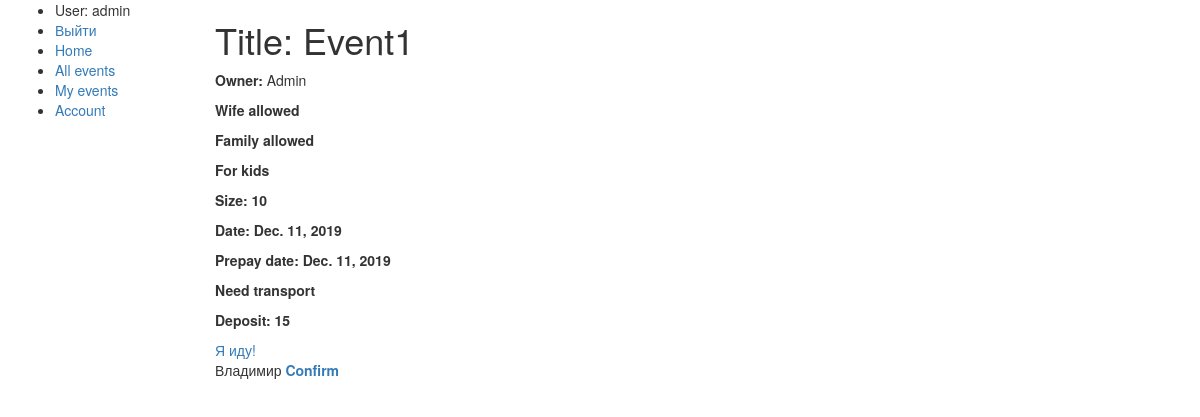
Page /organizer/event/1 (signed in) on the earlier database version.
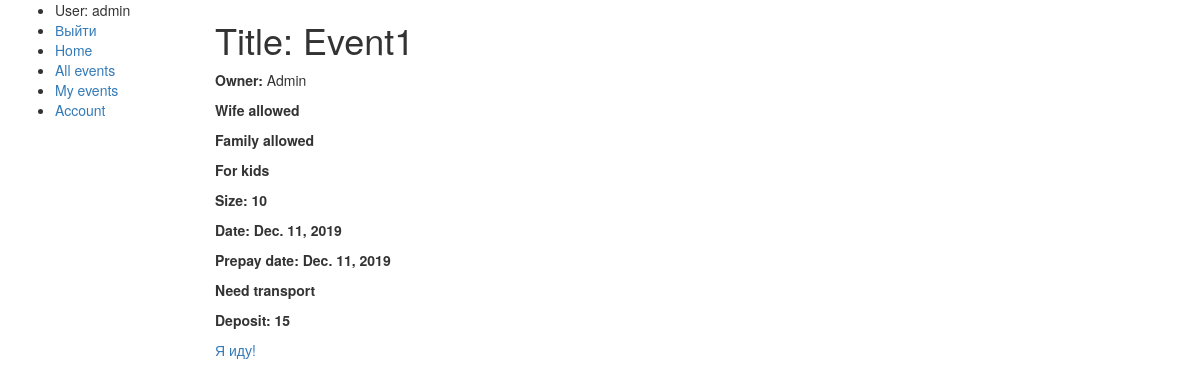
Same page on the later database version.
### organizer/models.py (models this page shows, shortened)
class Participant(models.Model):
    user = models.ForeignKey(User, on_delete=models.CASCADE)
    event = models.ForeignKey("Event", on_delete=models.CASCADE)
    confirm = models.BooleanField()
    some_custom_data = models.TextField()

### organizer/views.py (the view)
class EventDetailView(LoginRequiredMixin, generic.DetailView):
    model = Event
    def get_context_data(self, **kwargs):
        context = super().get_context_data(**kwargs)
        context["is_participate"] = Participant.objects.filter(event=context['event']).filter(user=self.request.user).count() != 0
        return context

### organizer/templates/organizer/event_detail.html (shortened to what this page needs)
{% extends 'base_generic.html' %}
{% block content %}
    <h1>Title: {{ event.title }}</h1>
    <p><strong>Owner:</strong> {{ event.owner.first_name }}</p>
    {% if event.allow_wife %}<p><strong>Wife allowed</strong></p>{% endif %}
    {% if event.allow_family %}<p><strong>Family allowed</strong></p>{% endif %}
    {% if event.for_kids %}<p><strong>For kids</strong></p>{% endif %}
    {% if event.size %}<p><strong>Size: {{ event.size }}</strong></p>{% endif %}
    {% if event.date %}<p><strong>Date: {{event.date}}</strong></p>{% endif %}
    {% if event.prepay_date %}<p><strong>Prepay date: {{ event.prepay_date }}</strong></p>{% endif %}
    {% if event.need_transport %}<p><strong>Need transport</strong></p>{% endif %}
    {% if event.deposit %}<p><strong>Deposit: {{ event.deposit }}</strong></p>{% endif %}
    {% if is_participate %}
        <h4><strong>Вы записаны</strong></h4>
        <a href="{% url 'i-remind-event' pk=event.id %}">Не хочу</a>
    {% else %}
        <a href="{% url 'i-do-event' pk=event.id %}">Я иду!</a>
    {% endif %}
    {% if user.id == event.owner.id %}
        {% for partic in event.participant_set.all %}
            <p>{{ partic.user.first_name }} {{ partic.user.secons_name }} <strong>{% if partic.cofirm %}Confirmed{% else %}<a href="">Confirm</a>{% endif %}</strong></p>
        {% endfor %}
    {% endif %}
{% endblock content %}

Differences in the rows shown:
removed Participant: user.first_name "Владимир"
